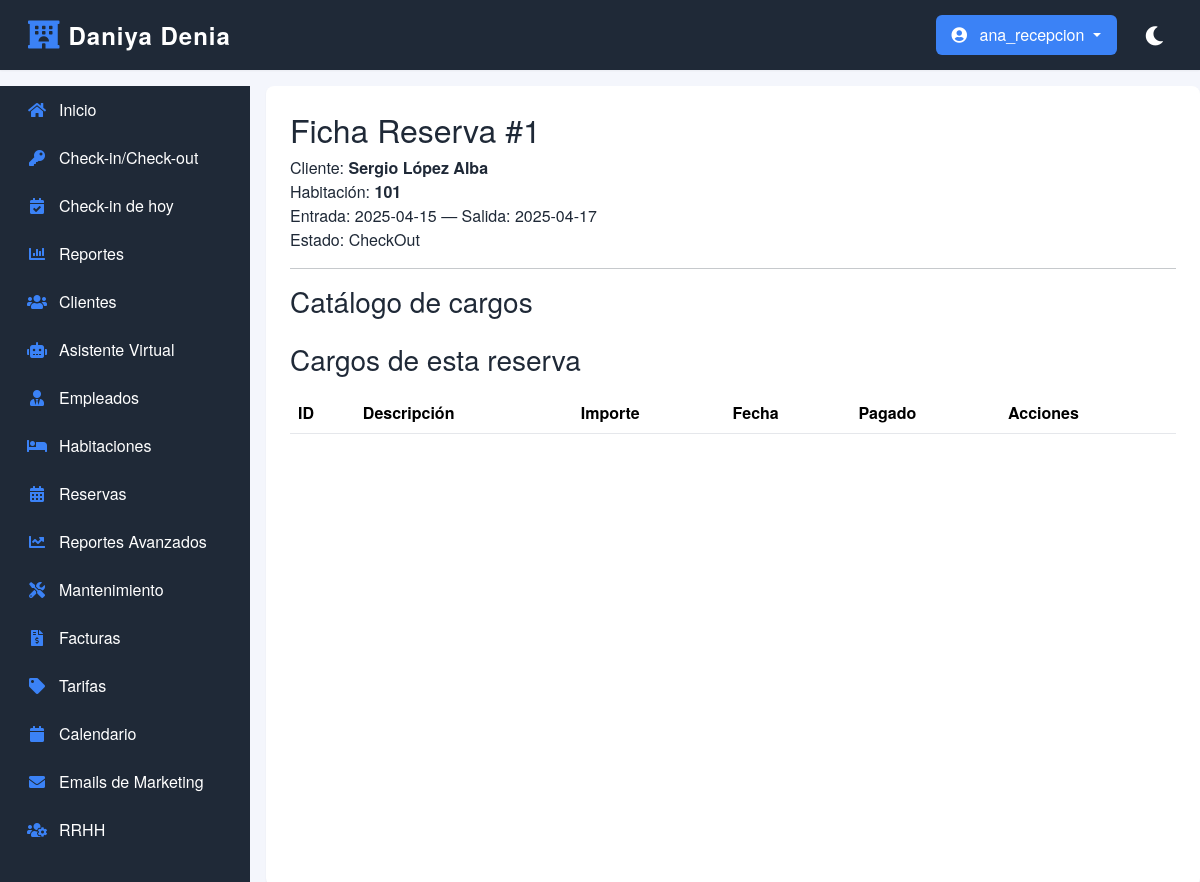
The app's page /public/cliente_detalle.php?id_reserva=1 (signed in) with its own data.
### tables this page shows
CREATE TABLE `reservas` (
  `id_reserva` int(11) NOT NULL,
  `id_cliente` int(11) NOT NULL,
  `id_habitacion` int(11) NOT NULL,
  `fecha_entrada` date NOT NULL,
  `fecha_salida` date NOT NULL,
  `estado_reserva` varchar(50) NOT NULL,
  `total` decimal(10,2) DEFAULT NULL
);

CREATE TABLE `clientes` (
  `id_cliente` int(11) NOT NULL,
  `nombre` varchar(100) NOT NULL,
  `apellidos` varchar(100) NOT NULL,
  `dni` varchar(50) NOT NULL,
  `email` varchar(100) DEFAULT NULL,
  `telefono` varchar(50) DEFAULT NULL,
  `direccion` varchar(200) DEFAULT NULL,
  `activo` tinyint(1) NOT NULL DEFAULT 1,
  `estado_funnel` varchar(50) DEFAULT 'Nuevo'
);

CREATE TABLE `habitaciones` (
  `id_habitacion` int(11) NOT NULL,
  `numero_habitacion` varchar(10) NOT NULL,
  `tipo_habitacion` varchar(50) NOT NULL,
  `capacidad` int(11) NOT NULL,
  `piso` int(11) NOT NULL,
  `estado` varchar(50) NOT NULL
);

### public/cliente_detalle.php (the view, shortened to what this page needs)
<?php
$id_reserva = intval($_GET['id_reserva'] ?? 0);
$pdo   = Database::getInstance()->getConnection();
$stmt = $pdo->prepare("
  SELECT r.*, c.nombre AS nombre_cliente, c.apellidos AS apellidos_cliente, h.numero_habitacion
    FROM reservas r
    JOIN clientes c ON r.id_cliente = c.id_cliente
    JOIN habitaciones h ON r.id_habitacion = h.id_habitacion
   WHERE r.id_reserva = :id
");
$stmt->execute([':id' => $id_reserva]);
$reserva = $stmt->fetch(PDO::FETCH_ASSOC);
?>
<!DOCTYPE html>
<html lang="es">
<head>
    <link href="https://cdn.jsdelivr.net/npm/bootstrap@5.3.1/dist/css/bootstrap.min.css" rel="stylesheet">
    <link rel="stylesheet" href="css/style.css">
</head>
<body>
    <?php include __DIR__ . '/../partials/navbar.php'; ?>
    <div class="d-flex" style="margin-top:1rem;">
        <?php include __DIR__ . '/../partials/sidebar.php'; ?>
        <div class="main-content p-4 w-100">
            <h2>Ficha Reserva #<?= $reserva['id_reserva'] ?></h2>
            <p>
                Cliente: <strong><?= htmlspecialchars($reserva['nombre_cliente'] . ' ' . $reserva['apellidos_cliente']) ?></strong><br>
                Habitación: <strong><?= htmlspecialchars($reserva['numero_habitacion']) ?></strong><br>
                Entrada: <?= $reserva['fecha_entrada'] ?> — Salida: <?= $reserva['fecha_salida'] ?><br>
                Estado: <?= $reserva['estado_reserva'] ?>
            </p>
            <hr>
            <h3>Catálogo de cargos</h3>
            <h3>Cargos de esta reserva</h3>
            <table class="table">
                <thead>
                    <tr>
                        <th>ID</th>
                        <th>Descripción</th>
                        <th>Importe</th>
                        <th>Fecha</th>
                        <th>Pagado</th>
                        <th>Acciones</th>
                    </tr>
                </thead>
            </table>
        </div>
    </div>
</body>
</html>

### partials/navbar.php (shortened to what this page needs)
<nav class="navbar navbar-expand-lg">
    <div class="container-fluid">
        <a class="navbar-brand d-flex align-items-center" href="dashboard.php">
            <i class="fas fa-hotel me-2"></i>
            <span>Daniya Denia</span>
        </a>
        <div class="collapse navbar-collapse" id="navbarContent">
            <div class="d-flex align-items-center">
                <?php if (isset($_SESSION['usuario_nombre'])): ?>
                    <div class="dropdown me-3">
                        <button class="btn btn-link nav-link dropdown-toggle" type="button" id="userDropdown"
                            data-bs-toggle="dropdown" aria-expanded="false">
                            <i class="fas fa-user-circle me-2"></i>
                            <?php echo htmlspecialchars($_SESSION['usuario_nombre']); ?>
                        </button>
                    </div>
                <?php endif; ?>
                <button class="theme-toggle" id="theme-toggle" title="Cambiar tema">
                    <i class="fas fa-moon"></i>
                </button>
            </div>
        </div>
    </div>
</nav>

### partials/sidebar.php (shortened to what this page needs)
<?php
$sidebarItems = [
    'dashboard.php'           => ['Inicio', 'fas fa-home'],
    'checkin_checkout.php'    => ['Check-in/Check-out', 'fas fa-key'],
    'checkins_hoy.php'        => ['Check-in de hoy', 'fas fa-calendar-check'],
    'reportes.php'            => ['Reportes', 'fas fa-chart-bar'],
    'clientes.php'            => ['Clientes', 'fas fa-users'],
    'asistente_cliente.php'   => ['Asistente Virtual', 'fas fa-robot'],
    'empleados.php'           => ['Empleados', 'fas fa-user-tie'],
    'habitaciones.php'        => ['Habitaciones', 'fas fa-bed'],
    'reservas.php'            => ['Reservas', 'fas fa-calendar-alt'],
    'reportes_avanzados.php'  => ['Reportes Avanzados', 'fas fa-chart-line'],
    'mantenimiento.php'       => ['Mantenimiento', 'fas fa-tools'],
    'facturas.php'           => ['Facturas', 'fas fa-file-invoice-dollar'],
    'tarifas.php'            => ['Tarifas', 'fas fa-tag'],
    'calendario.php'          => ['Calendario', 'fas fa-calendar'],
    'marketing_emails.php'    => ['Emails de Marketing', 'fas fa-envelope'],
    'rrhh.php'               => ['RRHH', 'fas fa-users-cog'],
];
$currentPage = basename($_SERVER['PHP_SELF']);
?>
<link rel="stylesheet" href="https://cdnjs.cloudflare.com/ajax/libs/font-awesome/5.15.4/css/all.min.css">
<div class="sidebar">
    <?php foreach ($sidebarItems as $file => $info): ?>
        <a href="<?php echo $file; ?>" class="<?php echo $file === $currentPage ? 'active' : ''; ?>">
            <i class="<?php echo $info[1]; ?>"></i>
            <span><?php echo $info[0]; ?></span>
        </a>
    <?php endforeach; ?>
</div>

### public/css/style.css (style rules this page uses)
* { margin: 0; padding: 0; box-sizing: border-box; }
body { font-family: "Helvetica Neue", Arial, sans-serif; background-color: var(--bg-main); color: var(--text-primary); transition: background-color var(--transition-speed), color var(--transition-speed); }
.navbar { background-color: var(--bg-sidebar); color: var(--text-light); padding: 1rem 2rem; display: flex; justify-content: space-between; align-items: center; box-shadow: var(--shadow-sm); }
.sidebar { width: 250px; background: var(--bg-sidebar); color: var(--text-light); transition: all var(--transition-speed); height: 100vh; overflow-y: auto; }
.sidebar a { color: var(--text-light); padding: 0.75rem 1.5rem; display: flex; align-items: center; text-decoration: none; transition: all var(--transition-speed); border-left: 3px solid transparent; }
.sidebar a i { margin-right: 0.75rem; width: 20px; text-align: center; color: var(--primary-color); }
.main-content { flex: 1; background-color: var(--bg-card); margin-left: 1rem; padding: 1.5rem 2rem; border-radius: 8px; box-shadow: var(--shadow-sm); }
.btn { display: inline-block; background-color: var(--primary-color); color: var(--text-light); padding: 0.6rem 1.2rem; border-radius: 6px; border: none; text-decoration: none; margin-right: 0.5rem; font-size: 1rem; transition: background-color var(--transition-speed); cursor: pointer; }
table { width: 100%; border-collapse: collapse; margin-top: 1rem; color: var(--text-primary); }
th, td { text-align: left; padding: 0.75rem; border-bottom: 1px solid var(--border-color); }
th { background-color: var(--bg-main); font-weight: 600; color: var(--text-secondary); }
.theme-toggle { background: transparent; border: none; color: var(--text-light); cursor: pointer; padding: 0.5rem; font-size: 1.2rem; transition: color var(--transition-speed); }
.table td, .table th { vertical-align: middle; }

### public/css/themes.css (style rules this page uses)
:root { --primary-color: #3b82f6; --primary-hover: #2563eb; --primary-light: #93c5fd; --bg-main: #f4f6fc; --bg-card: #ffffff; --bg-sidebar: #1f2937; --bg-sidebar-hover: #374151; --text-primary: #1f2937; --text-secondary: #4b5563; --text-muted: #6b7280; --text-light: #ffffff; --border-color: #e5e7eb; --shadow-sm: 0 1px 2px rgba(0, 0, 0, 0.05); --shadow-md: 0 4px 6px -1px rgba(0, 0, 0, 0.1); --success-color: #10b981; --warning-color: #f59e0b; --danger-color: #ef4444; --info-color: #3b82f6; --transition-speed: 0.2s; }

### partials/navbar.php (style rules this page uses)
.navbar { padding: 0.75rem 1rem; background: var(--bg-sidebar); box-shadow: var(--shadow-sm); }
.navbar-brand { color: var(--text-light) !important; font-size: 1.5rem; font-weight: 600; letter-spacing: 1px; }
.navbar-brand i { font-size: 1.75rem; color: var(--primary-color); }
.nav-link { color: var(--text-light) !important; padding: 0.5rem 1rem; transition: all 0.3s ease; border-radius: 6px; margin: 0 0.25rem; }

### records on screen
reservas: id_reserva "1", id_cliente.apellidos "Sergio López Alba", id_habitacion.numero_habitacion "101", fecha_entrada "2025-04-15", fecha_salida "2025-04-17", estado_reserva "CheckOut"

### other values on screen
$_SESSION['usuario_nombre'] "ana_recepcion"
$info[0] "Inicio"
$info[0] "Check-in/Check-out"
$info[0] "Check-in de hoy"
$info[0] "Reportes"
$info[0] "Clientes"
$info[0] "Asistente Virtual"
$info[0] "Empleados"
$info[0] "Habitaciones"
$info[0] "Reservas"
$info[0] "Reportes Avanzados"
$info[0] "Mantenimiento"
$info[0] "Facturas"
$info[0] "Tarifas"
$info[0] "Calendario"
